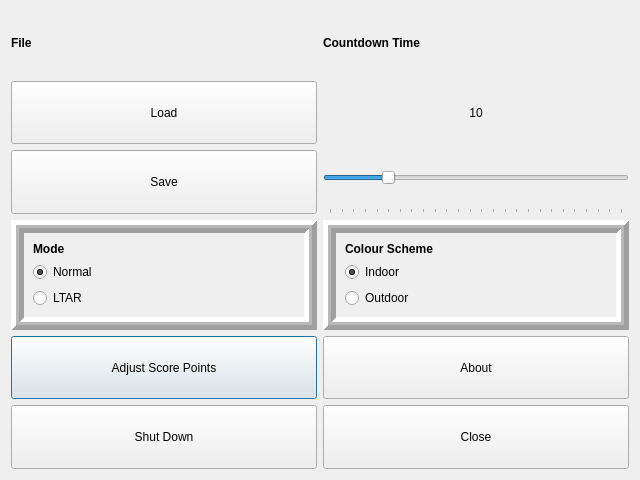
<?xml version="1.0" encoding="UTF-8"?>
<ui version="4.0">
 <class>SettingsWindow</class>
 <widget class="QDialog" name="SettingsWindow">
  <property name="geometry">
   <rect>
    <x>0</x>
    <y>0</y>
    <width>640</width>
    <height>480</height>
   </rect>
  </property>
  <property name="windowTitle">
   <string>Dialog</string>
  </property>
  <layout class="QGridLayout" name="gridLayout_2">
   <item row="3" column="1">
    <widget class="QFrame" name="frame_2">
     <property name="frameShape">
      <enum>QFrame::Box</enum>
     </property>
     <property name="frameShadow">
      <enum>QFrame::Raised</enum>
     </property>
     <property name="lineWidth">
      <number>5</number>
     </property>
     <property name="midLineWidth">
      <number>3</number>
     </property>
     <layout class="QGridLayout" name="gridLayout">
      <item row="0" column="0">
       <widget class="QLabel" name="label_3">
        <property name="text">
         <string>&lt;html&gt;&lt;head/&gt;&lt;body&gt;&lt;p&gt;&lt;b&gt;Colour Scheme&lt;/b&gt;&lt;/p&gt;&lt;/body&gt;&lt;/html&gt;
</string>
        </property>
       </widget>
      </item>
      <item row="1" column="0">
       <widget class="QRadioButton" name="radioButton_IndoorMode">
        <property name="sizePolicy">
         <sizepolicy hsizetype="Preferred" vsizetype="Preferred">
          <horstretch>0</horstretch>
          <verstretch>0</verstretch>
         </sizepolicy>
        </property>
        <property name="text">
         <string>Indoor</string>
        </property>
        <property name="checked">
         <bool>true</bool>
        </property>
       </widget>
      </item>
      <item row="2" column="0">
       <widget class="QRadioButton" name="radioButton_OutdoorMode">
        <property name="sizePolicy">
         <sizepolicy hsizetype="Preferred" vsizetype="Preferred">
          <horstretch>0</horstretch>
          <verstretch>0</verstretch>
         </sizepolicy>
        </property>
        <property name="text">
         <string>Outdoor</string>
        </property>
       </widget>
      </item>
     </layout>
    </widget>
   </item>
   <item row="3" column="0">
    <widget class="QFrame" name="frame">
     <property name="sizePolicy">
      <sizepolicy hsizetype="Preferred" vsizetype="Preferred">
       <horstretch>0</horstretch>
       <verstretch>0</verstretch>
      </sizepolicy>
     </property>
     <property name="frameShape">
      <enum>QFrame::Box</enum>
     </property>
     <property name="frameShadow">
      <enum>QFrame::Raised</enum>
     </property>
     <property name="lineWidth">
      <number>5</number>
     </property>
     <property name="midLineWidth">
      <number>3</number>
     </property>
     <layout class="QVBoxLayout" name="verticalLayout">
      <item>
       <widget class="QLabel" name="label_2">
        <property name="sizePolicy">
         <sizepolicy hsizetype="Preferred" vsizetype="Preferred">
          <horstretch>0</horstretch>
          <verstretch>0</verstretch>
         </sizepolicy>
        </property>
        <property name="text">
         <string>&lt;html&gt;&lt;head/&gt;&lt;body&gt;&lt;p&gt;&lt;b&gt;Mode&lt;/b&gt;&lt;/p&gt;&lt;/body&gt;&lt;/html&gt;</string>
        </property>
       </widget>
      </item>
      <item>
       <widget class="QRadioButton" name="radioButton_NormalMode">
        <property name="sizePolicy">
         <sizepolicy hsizetype="Preferred" vsizetype="Preferred">
          <horstretch>0</horstretch>
          <verstretch>0</verstretch>
         </sizepolicy>
        </property>
        <property name="text">
         <string>Normal</string>
        </property>
        <property name="checked">
         <bool>true</bool>
        </property>
       </widget>
      </item>
      <item>
       <widget class="QRadioButton" name="radioButton_LtarMode">
        <property name="sizePolicy">
         <sizepolicy hsizetype="Preferred" vsizetype="Preferred">
          <horstretch>0</horstretch>
          <verstretch>0</verstretch>
         </sizepolicy>
        </property>
        <property name="text">
         <string>LTAR</string>
        </property>
       </widget>
      </item>
     </layout>
    </widget>
   </item>
   <item row="0" column="1">
    <widget class="QLabel" name="label">
     <property name="sizePolicy">
      <sizepolicy hsizetype="Preferred" vsizetype="Preferred">
       <horstretch>0</horstretch>
       <verstretch>0</verstretch>
      </sizepolicy>
     </property>
     <property name="text">
      <string>&lt;html&gt;&lt;head/&gt;&lt;body&gt;&lt;p&gt;&lt;b&gt;Countdown Time&lt;/b&gt;&lt;/p&gt;&lt;/body&gt;&lt;/html&gt;</string>
     </property>
    </widget>
   </item>
   <item row="4" column="0">
    <widget class="QPushButton" name="btn_AdjustScoring">
     <property name="sizePolicy">
      <sizepolicy hsizetype="Preferred" vsizetype="Preferred">
       <horstretch>0</horstretch>
       <verstretch>0</verstretch>
      </sizepolicy>
     </property>
     <property name="minimumSize">
      <size>
       <width>0</width>
       <height>0</height>
      </size>
     </property>
     <property name="text">
      <string>Adjust Score Points</string>
     </property>
    </widget>
   </item>
   <item row="0" column="0">
    <widget class="QLabel" name="label_4">
     <property name="text">
      <string>&lt;html&gt;&lt;head/&gt;&lt;body&gt;&lt;p&gt;&lt;b&gt;File&lt;/b&gt;&lt;/p&gt;&lt;/body&gt;&lt;/html&gt;</string>
     </property>
    </widget>
   </item>
   <item row="2" column="1">
    <widget class="QSlider" name="sldr_CountDownTime">
     <property name="sizePolicy">
      <sizepolicy hsizetype="Preferred" vsizetype="Preferred">
       <horstretch>0</horstretch>
       <verstretch>0</verstretch>
      </sizepolicy>
     </property>
     <property name="minimum">
      <number>5</number>
     </property>
     <property name="maximum">
      <number>30</number>
     </property>
     <property name="pageStep">
      <number>5</number>
     </property>
     <property name="value">
      <number>10</number>
     </property>
     <property name="orientation">
      <enum>Qt::Horizontal</enum>
     </property>
     <property name="invertedAppearance">
      <bool>false</bool>
     </property>
     <property name="invertedControls">
      <bool>false</bool>
     </property>
     <property name="tickPosition">
      <enum>QSlider::TicksBelow</enum>
     </property>
     <property name="tickInterval">
      <number>1</number>
     </property>
    </widget>
   </item>
   <item row="5" column="1">
    <widget class="QPushButton" name="btn_Close">
     <property name="sizePolicy">
      <sizepolicy hsizetype="Preferred" vsizetype="Preferred">
       <horstretch>0</horstretch>
       <verstretch>0</verstretch>
      </sizepolicy>
     </property>
     <property name="minimumSize">
      <size>
       <width>0</width>
       <height>0</height>
      </size>
     </property>
     <property name="text">
      <string>Close</string>
     </property>
    </widget>
   </item>
   <item row="1" column="1">
    <widget class="QLabel" name="label_CountDownTime">
     <property name="sizePolicy">
      <sizepolicy hsizetype="Preferred" vsizetype="Preferred">
       <horstretch>0</horstretch>
       <verstretch>0</verstretch>
      </sizepolicy>
     </property>
     <property name="text">
      <string>10</string>
     </property>
     <property name="alignment">
      <set>Qt::AlignCenter</set>
     </property>
    </widget>
   </item>
   <item row="5" column="0">
    <widget class="QPushButton" name="btn_ShutDown">
     <property name="sizePolicy">
      <sizepolicy hsizetype="Preferred" vsizetype="Preferred">
       <horstretch>0</horstretch>
       <verstretch>0</verstretch>
      </sizepolicy>
     </property>
     <property name="minimumSize">
      <size>
       <width>0</width>
       <height>0</height>
      </size>
     </property>
     <property name="text">
      <string>Shut Down</string>
     </property>
    </widget>
   </item>
   <item row="4" column="1">
    <widget class="QPushButton" name="btn_About">
     <property name="sizePolicy">
      <sizepolicy hsizetype="Preferred" vsizetype="Preferred">
       <horstretch>0</horstretch>
       <verstretch>0</verstretch>
      </sizepolicy>
     </property>
     <property name="minimumSize">
      <size>
       <width>0</width>
       <height>0</height>
      </size>
     </property>
     <property name="text">
      <string>About</string>
     </property>
    </widget>
   </item>
   <item row="1" column="0">
    <widget class="QPushButton" name="btn_LoadFile">
     <property name="sizePolicy">
      <sizepolicy hsizetype="Preferred" vsizetype="Preferred">
       <horstretch>0</horstretch>
       <verstretch>0</verstretch>
      </sizepolicy>
     </property>
     <property name="text">
      <string>Load</string>
     </property>
    </widget>
   </item>
   <item row="2" column="0">
    <widget class="QPushButton" name="btn_SaveFile">
     <property name="sizePolicy">
      <sizepolicy hsizetype="Preferred" vsizetype="Preferred">
       <horstretch>0</horstretch>
       <verstretch>0</verstretch>
      </sizepolicy>
     </property>
     <property name="text">
      <string>Save</string>
     </property>
    </widget>
   </item>
  </layout>
 </widget>
 <resources/>
 <connections/>
</ui>
